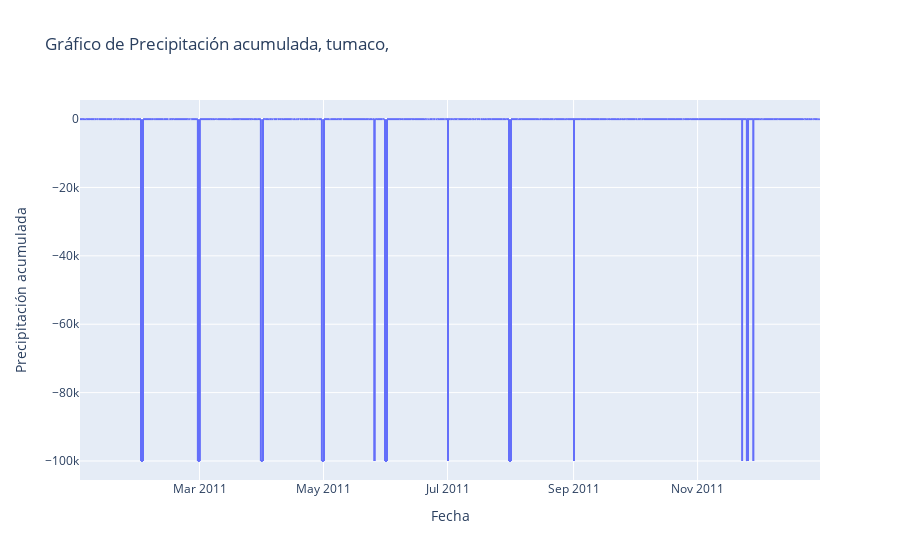
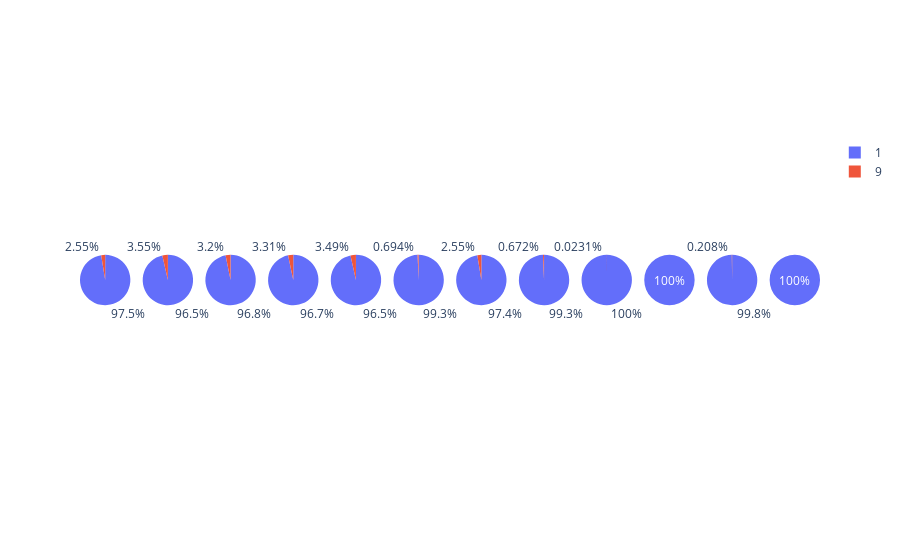
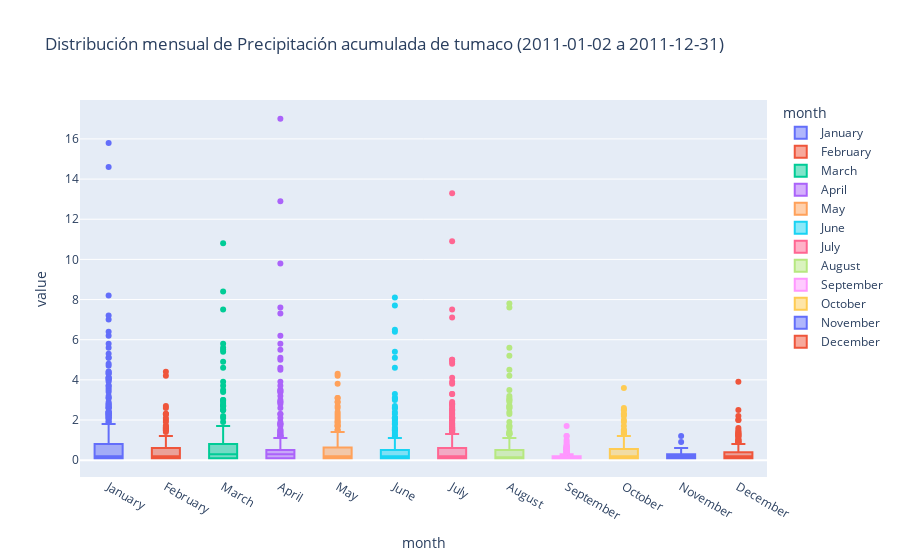

Notebook cell for these charts, in order:
### Code cell
from graphics_utils.express import fig_pie_month, fig_boxplot, fig_lineplot

display(serie_historica[serie_historica['qf'] == 9])


line_fig = fig_lineplot(serie_historica, params, color=None)
line_fig.show()
pie_fig = fig_pie_month(serie_historica, params)
pie_fig.show()
boxplot_fig = fig_boxplot(serie_historica, params, color='month')
boxplot_fig.show()

### Figure 1 — Plotly figure (JSON) as saved in the notebook; plotly's stock layout.template omitted (floating-point values rounded to 4 significant figures; data arrays with more than 128 entries replaced by an {"elided": "..."} marker saying what was removed)
{"data": [{"connectgaps": false, "hovertemplate": "Fecha=%{x}<br>Precipitación acumulada=%{y}<extra></extra>", "legendgroup": "", "line": {"color": "#636efa", "dash": "solid", "width": 2}, "marker": {"size": 4, "symbol": "circle"}, "mode": "lines", "name": "", "showlegend": false, "type": "scattergl", "x": {"elided": "52417 str values"}, "xaxis": "x", "y": {"elided": "52417 float values"}, "yaxis": "y"}], "layout": {"legend": {"tracegroupgap": 0}, "title": {"text": "Gráfico de Precipitación acumulada, tumaco,"}, "xaxis": {"anchor": "y", "domain": [0, 1], "title": {"text": "Fecha"}}, "yaxis": {"anchor": "x", "domain": [0, 1], "title": {"text": "Precipitación acumulada"}}}}

### Figure 2 — Plotly figure (JSON) as saved in the notebook; plotly's stock layout.template omitted (floating-point values rounded to 4 significant figures)
{"data": [{"domain": {"x": [0, 0.06806], "y": [0, 1]}, "hovertemplate": "qf=%{label}<br>count=%{value}<extra></extra>", "labels": [1, 9], "legendgroup": "", "name": "", "showlegend": true, "type": "pie", "values": [4321, 113]}, {"domain": {"x": [0.08472, 0.1528], "y": [0, 1]}, "hovertemplate": "qf=%{label}<br>count=%{value}<extra></extra>", "labels": [1, 9], "legendgroup": "", "name": "", "showlegend": true, "type": "pie", "values": [3889, 143]}, {"domain": {"x": [0.1694, 0.2375], "y": [0, 1]}, "hovertemplate": "qf=%{label}<br>count=%{value}<extra></extra>", "labels": [1, 9], "legendgroup": "", "name": "", "showlegend": true, "type": "pie", "values": [4321, 143]}, {"domain": {"x": [0.2542, 0.3222], "y": [0, 1]}, "hovertemplate": "qf=%{label}<br>count=%{value}<extra></extra>", "labels": [1, 9], "legendgroup": "", "name": "", "showlegend": true, "type": "pie", "values": [4177, 143]}, {"domain": {"x": [0.3389, 0.4069], "y": [0, 1]}, "hovertemplate": "qf=%{label}<br>count=%{value}<extra></extra>", "labels": [1, 9], "legendgroup": "", "name": "", "showlegend": true, "type": "pie", "values": [4308, 156]}, {"domain": {"x": [0.4236, 0.4917], "y": [0, 1]}, "hovertemplate": "qf=%{label}<br>count=%{value}<extra></extra>", "labels": [1, 9], "legendgroup": "", "name": "", "showlegend": true, "type": "pie", "values": [4290, 30]}, {"domain": {"x": [0.5083, 0.5764], "y": [0, 1]}, "hovertemplate": "qf=%{label}<br>count=%{value}<extra></extra>", "labels": [1, 9], "legendgroup": "", "name": "", "showlegend": true, "type": "pie", "values": [4350, 114]}, {"domain": {"x": [0.5931, 0.6611], "y": [0, 1]}, "hovertemplate": "qf=%{label}<br>count=%{value}<extra></extra>", "labels": [1, 9], "legendgroup": "", "name": "", "showlegend": true, "type": "pie", "values": [4434, 30]}, {"domain": {"x": [0.6778, 0.7458], "y": [0, 1]}, "hovertemplate": "qf=%{label}<br>count=%{value}<extra></extra>", "labels": [1, 9], "legendgroup": "", "name": "", "showlegend": true, "type": "pie", "values": [4319, 1]}, {"domain": {"x": [0.7625, 0.8306], "y": [0, 1]}, "hovertemplate": "qf=%{label}<br>count=%{value}<extra></extra>", "labels": [1], "legendgroup": "", "name": "", "showlegend": true, "type": "pie", "values": [4464]}, {"domain": {"x": [0.8472, 0.9153], "y": [0, 1]}, "hovertemplate": "qf=%{label}<br>count=%{value}<extra></extra>", "labels": [1, 9], "legendgroup": "", "name": "", "showlegend": true, "type": "pie", "values": [4311, 9]}, {"domain": {"x": [0.9319, 1.0], "y": [0, 1]}, "hovertemplate": "qf=%{label}<br>count=%{value}<extra></extra>", "labels": [1], "legendgroup": "", "name": "", "showlegend": true, "type": "pie", "values": [4351]}], "layout": {}}

### Figure 3 — Plotly figure (JSON) as saved in the notebook; plotly's stock layout.template omitted (floating-point values rounded to 4 significant figures; data arrays with more than 128 entries replaced by an {"elided": "..."} marker saying what was removed)
{"data": [{"alignmentgroup": "True", "hovertemplate": "month=%{x}<br>value=%{y}<extra></extra>", "legendgroup": "January", "marker": {"color": "#636efa"}, "name": "January", "notched": false, "offsetgroup": "January", "orientation": "v", "showlegend": true, "type": "box", "x": {"elided": "407 str values"}, "x0": " ", "xaxis": "x", "y": {"elided": "407 float values"}, "y0": " ", "yaxis": "y"}, {"alignmentgroup": "True", "hovertemplate": "month=%{x}<br>value=%{y}<extra></extra>", "legendgroup": "February", "marker": {"color": "#EF553B"}, "name": "February", "notched": false, "offsetgroup": "February", "orientation": "v", "showlegend": true, "type": "box", "x": {"elided": "280 str values"}, "x0": " ", "xaxis": "x", "y": {"elided": "280 float values"}, "y0": " ", "yaxis": "y"}, {"alignmentgroup": "True", "hovertemplate": "month=%{x}<br>value=%{y}<extra></extra>", "legendgroup": "March", "marker": {"color": "#00cc96"}, "name": "March", "notched": false, "offsetgroup": "March", "orientation": "v", "showlegend": true, "type": "box", "x": {"elided": "229 str values"}, "x0": " ", "xaxis": "x", "y": {"elided": "229 float values"}, "y0": " ", "yaxis": "y"}, {"alignmentgroup": "True", "hovertemplate": "month=%{x}<br>value=%{y}<extra></extra>", "legendgroup": "April", "marker": {"color": "#ab63fa"}, "name": "April", "notched": false, "offsetgroup": "April", "orientation": "v", "showlegend": true, "type": "box", "x": {"elided": "483 str values"}, "x0": " ", "xaxis": "x", "y": {"elided": "483 float values"}, "y0": " ", "yaxis": "y"}, {"alignmentgroup": "True", "hovertemplate": "month=%{x}<br>value=%{y}<extra></extra>", "legendgroup": "May", "marker": {"color": "#FFA15A"}, "name": "May", "notched": false, "offsetgroup": "May", "orientation": "v", "showlegend": true, "type": "box", "x": {"elided": "209 str values"}, "x0": " ", "xaxis": "x", "y": {"elided": "209 float values"}, "y0": " ", "yaxis": "y"}, {"alignmentgroup": "True", "hovertemplate": "month=%{x}<br>value=%{y}<extra></extra>", "legendgroup": "June", "marker": {"color": "#19d3f3"}, "name": "June", "notched": false, "offsetgroup": "June", "orientation": "v", "showlegend": true, "type": "box", "x": {"elided": "291 str values"}, "x0": " ", "xaxis": "x", "y": {"elided": "291 float values"}, "y0": " ", "yaxis": "y"}, {"alignmentgroup": "True", "hovertemplate": "month=%{x}<br>value=%{y}<extra></extra>", "legendgroup": "July", "marker": {"color": "#FF6692"}, "name": "July", "notched": false, "offsetgroup": "July", "orientation": "v", "showlegend": true, "type": "box", "x": {"elided": "463 str values"}, "x0": " ", "xaxis": "x", "y": {"elided": "463 float values"}, "y0": " ", "yaxis": "y"}, {"alignmentgroup": "True", "hovertemplate": "month=%{x}<br>value=%{y}<extra></extra>", "legendgroup": "August", "marker": {"color": "#B6E880"}, "name": "August", "notched": false, "offsetgroup": "August", "orientation": "v", "showlegend": true, "type": "box", "x": {"elided": "209 str values"}, "x0": " ", "xaxis": "x", "y": {"elided": "209 float values"}, "y0": " ", "yaxis": "y"}, {"alignmentgroup": "True", "hovertemplate": "month=%{x}<br>value=%{y}<extra></extra>", "legendgroup": "September", "marker": {"color": "#FF97FF"}, "name": "September", "notched": false, "offsetgroup": "September", "orientation": "v", "showlegend": true, "type": "box", "x": {"elided": "188 str values"}, "x0": " ", "xaxis": "x", "y": {"elided": "188 float values"}, "y0": " ", "yaxis": "y"}, {"alignmentgroup": "True", "hovertemplate": "month=%{x}<br>value=%{y}<extra></extra>", "legendgroup": "October", "marker": {"color": "#FECB52"}, "name": "October", "notched": false, "offsetgroup": "October", "orientation": "v", "showlegend": true, "type": "box", "x": {"elided": "208 str values"}, "x0": " ", "xaxis": "x", "y": {"elided": "208 float values"}, "y0": " ", "yaxis": "y"}, {"alignmentgroup": "True", "hovertemplate": "month=%{x}<br>value=%{y}<extra></extra>", "legendgroup": "November", "marker": {"color": "#636efa"}, "name": "November", "notched": false, "offsetgroup": "November", "orientation": "v", "showlegend": true, "type": "box", "x": ["November", "November", "November", "November", "November", "November", "November", "November", "November", "November", "November", "November", "November", "November", "November"], "x0": " ", "xaxis": "x", "y": [0.6, 0.3, 1.2, 0.3, 0.2, 0.9, 0.1, 0.2, 0.1, 0.1, 0.2, 0.1, 0.1, 0.1, 0.2], "y0": " ", "yaxis": "y"}, {"alignmentgroup": "True", "hovertemplate": "month=%{x}<br>value=%{y}<extra></extra>", "legendgroup": "December", "marker": {"color": "#EF553B"}, "name": "December", "notched": false, "offsetgroup": "December", "orientation": "v", "showlegend": true, "type": "box", "x": {"elided": "238 str values"}, "x0": " ", "xaxis": "x", "y": {"elided": "238 float values"}, "y0": " ", "yaxis": "y"}], "layout": {"boxmode": "overlay", "legend": {"title": {"text": "month"}, "tracegroupgap": 0}, "title": {"text": "Distribución mensual de Precipitación acumulada de tumaco (2011-01-02 a 2011-12-31)"}, "xaxis": {"anchor": "y", "categoryarray": ["January", "February", "March", "April", "May", "June", "July", "August", "September", "October", "November", "December"], "categoryorder": "array", "domain": [0, 1], "title": {"text": "month"}}, "yaxis": {"anchor": "x", "domain": [0, 1], "title": {"text": "value"}}}}
